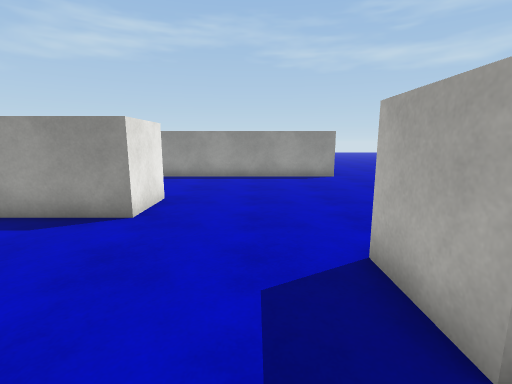
View 1 (above)

20 first-person views from a walk through a scene from a Unity 3-D project. The camera is 1.5 m above the floor, tilts 10° down and sees 85° across. The floor is counted in squares, 1 m on a side. Each view is taken from the middle of a square. On the plan, view 1 faces up. The plan holds only what a view shows up to about 14 squares ahead; the rest is blank. The place goes on beyond the plan. The player character is not drawn. Some animated figures are left out. Some surface patterns are stand-ins.

View 2
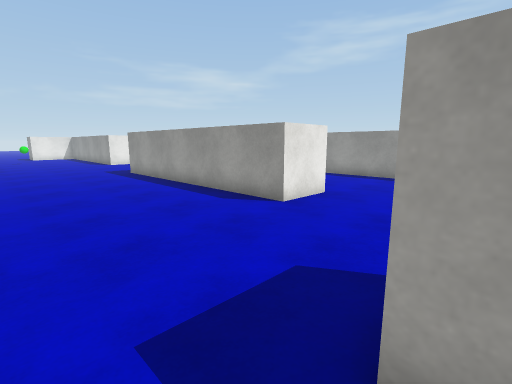

View 3
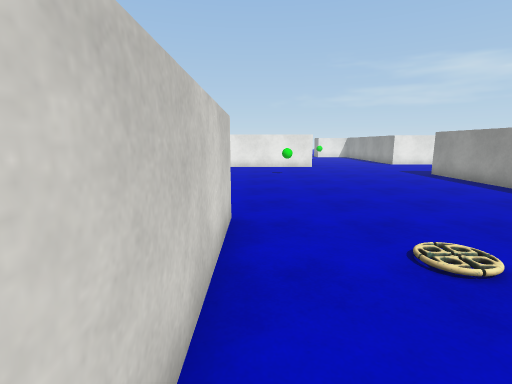

View 4
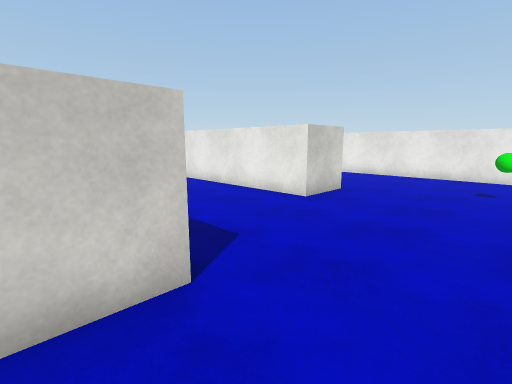

View 5
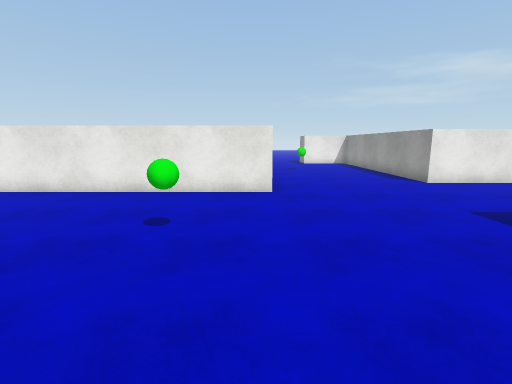

View 6
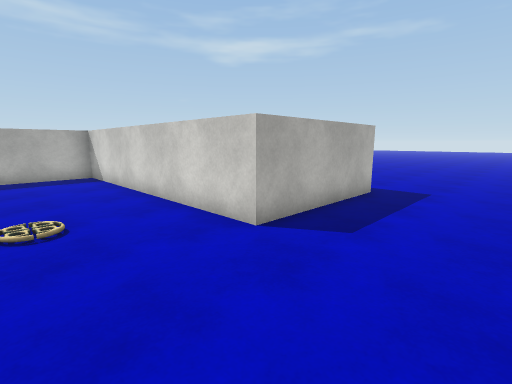

View 7
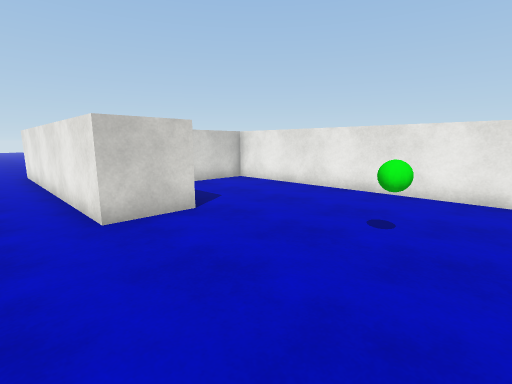

View 8
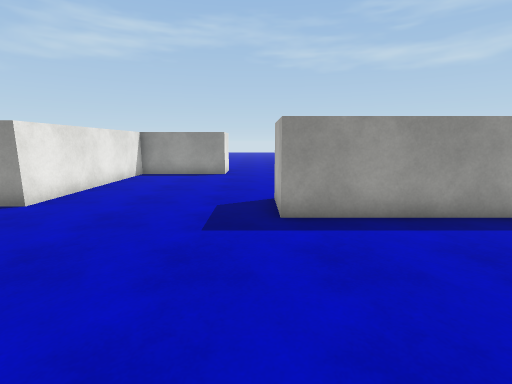

View 9
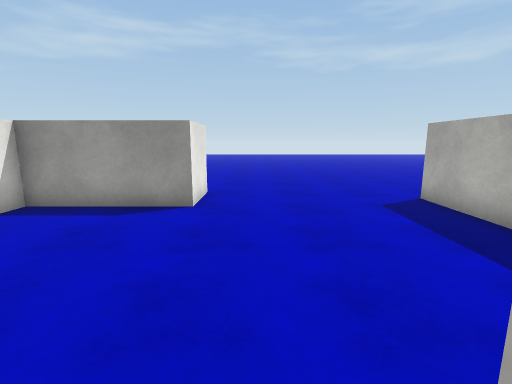

View 10
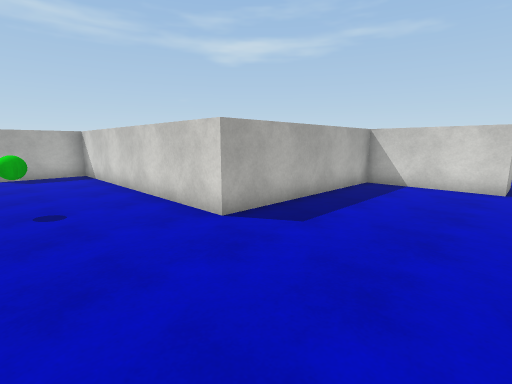

View 11
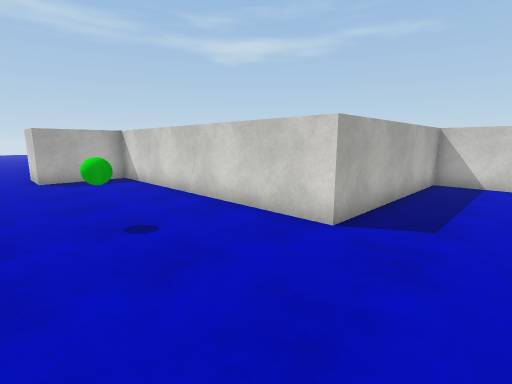

View 12
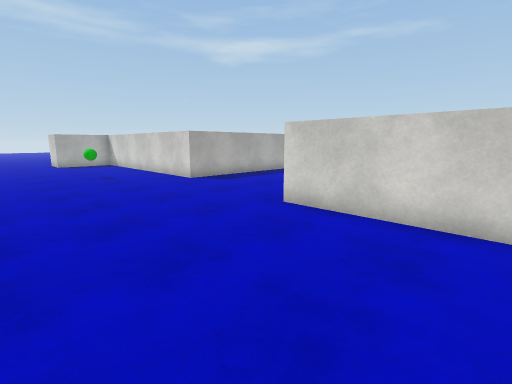

View 13
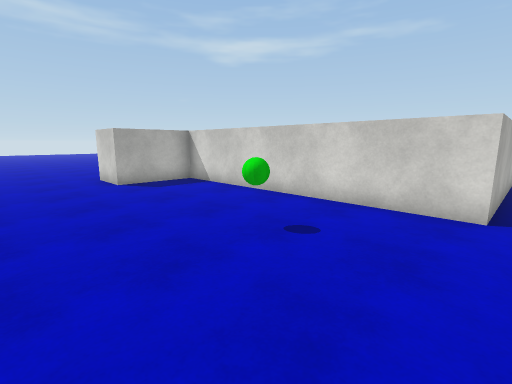

View 14
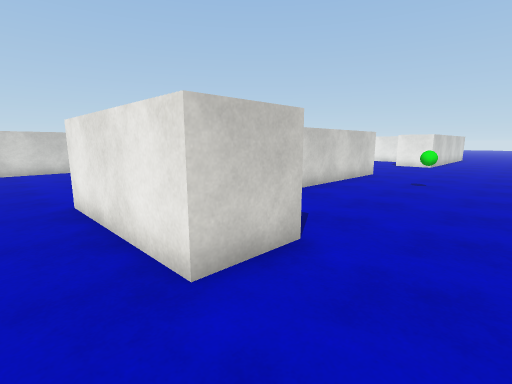

View 15
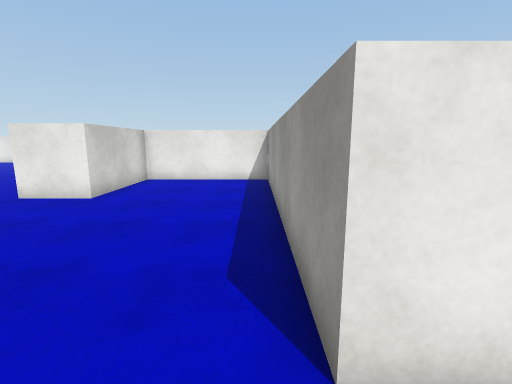

View 16
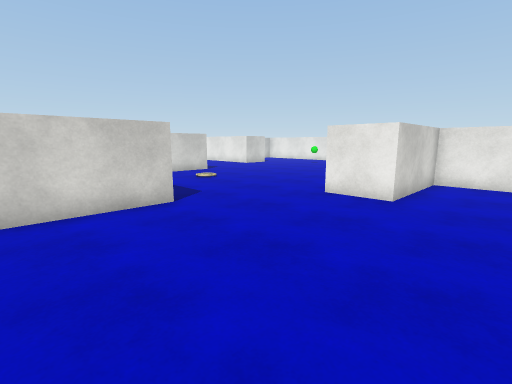

View 17
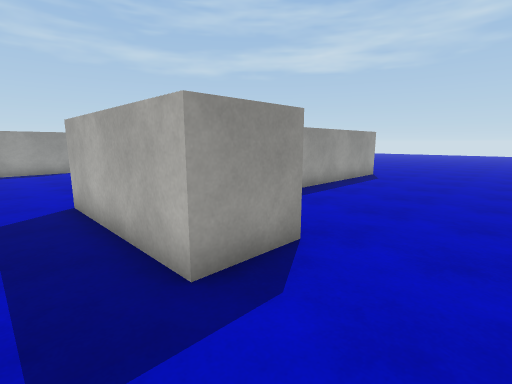

View 18
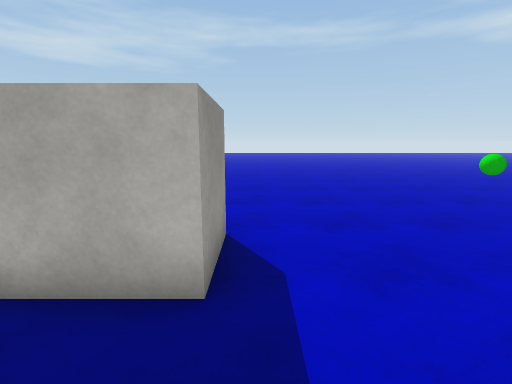

View 19
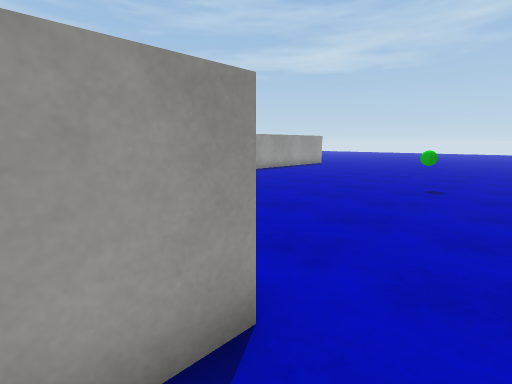

View 20
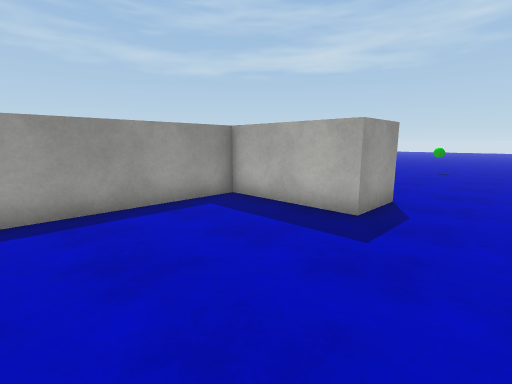

### Floor plan
Points are (right, up) in squares from view 1. A wall is a line through its corners. A room is listed if a view was taken in it or the views show most of it. See-through windows are left out.
Room 1 (views 1, 2, 3, 4, 5, 6, 7, 8, 9, 10, 11, 12, 13, 14, 15, 16, 17, 18, 19, 20)
walls: (-11.6, -5.5) (-9.5, -5.5) (-9.5, -15.5) (-11.5, -15.5) (-11.5, -11.5) (-16.9, -11.5); (2.1, 1.5) (1.5, 1.5) (1.5, 3.5) (4.9, 3.5); (-16.5, 0.6) (-16.5, -9.5) (-14, -9.5); (-2.4, -8.5) (-4.5, -8.5) (-4.5, -3.5) (5.5, -3.5) (5.5, -2.9); (-6.5, 12.6) (-6.5, 7.5) (-2.5, 7.5) (-2.5, 5.5) (-12.5, 5.5) (-12.5, 7.5) (-8.5, 7.5) (-8.5, 14.5) (1.5, 14.5) (1.5, 17.5) (3.5, 17.5) (3.5, 12.5) (-5.9, 12.5); (5.5, -5.5) (1.6, -5.5); (-18.9, 15.5) (-14.5, 15.5) (-14.5, 13.5) (-18.5, 13.5) (-18.5, 6.5) (-20.5, 6.5)
objects: green ball (-13, -2) to (-12, -1); green ball (-6, 17) to (-5, 18); green ball (-1, -15) to (0, -14)

Where each view was taken, in squares from view 1:
view 1: 0 up, 0 right, facing up
view 2: 0 up, 2 right, facing up-left
view 3: 3 down, 1 right, facing left
view 4: 1 down, 3 left, facing down-left
view 5: 0 up, 8 left, facing left
view 6: 0 up, 8 left, facing down-right
view 7: 0 up, 8 left, facing down-left
view 8: 0 up, 13 left, facing up
view 9: 7 up, 13 left, facing up
view 10: 18 up, 13 left, facing down-right
view 11: 19 up, 11 left, facing down-right
view 12: 21 up, 19 left, facing down-right
view 13: 21 up, 9 left, facing down-right
view 14: 20 up, 5 right, facing down-left
view 15: 12 up, 5 right, facing left
view 16: 10 up, 5 right, facing down-left
view 17: 11 down, 6 left, facing up-right
view 18: 9 down, 7 left, facing right
view 19: 17 down, 11 left, facing up-right
view 20: 18 down, 17 left, facing up-right
